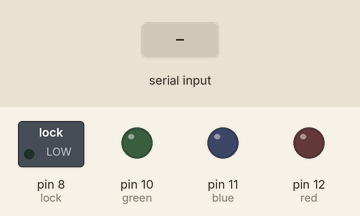
Recording of a sketch running on a simulated Arduino Uno, built with avr-gcc and run on an emulated ATmega328P. Shown: switched loads named in the sketch (green lamp = pin HIGH), output pins drawn as LEDs (lit = HIGH). Inputs (shaded band) come from the test bench.

Above: at 1.2 s.
1.3 s: "1" received over Serial
At 2.1 s:
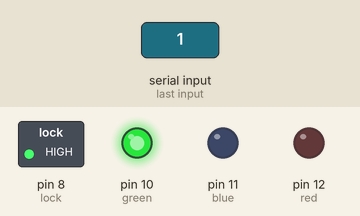
3.8 s: "0" received over Serial
At 4.1 s:
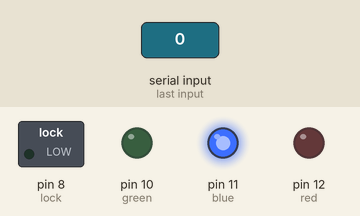
Timing chart, 0 to 6.8 s (numbered marks = the images above; inputs shaded):
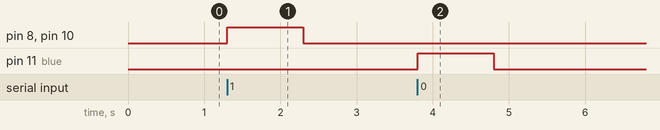

The sketch:

eLock.ino
```cpp
int red = 12;
int blue = 11;
int green = 10;
int lock = 8;

void setup() {
  pinMode(red, OUTPUT);
  pinMode(blue, OUTPUT);
  pinMode(green, OUTPUT);
  pinMode(lock, OUTPUT);

  //Begins the serial connection
  Serial.begin(9600);
}

void loop(){

 if(Serial.available() > 0){
        if (Serial.read() == '1') {
          //unlock
          digitalWrite(green, HIGH);
          digitalWrite(lock, HIGH);
          delay(1000);
          digitalWrite(green, LOW);
          digitalWrite(lock, LOW);
        }
        else
        {
          //lock
          digitalWrite(blue, HIGH);
          delay(1000);
          digitalWrite(blue, LOW);
        }

        Serial.flush();
  }

}
```

Measured:
- after the input at 1.3 s, pin 8 (lock), pin 10 (green): LOW → HIGH at once, → LOW 1.0 s later
- after the input at 3.8 s, pin 11 (blue): LOW → HIGH at once, → LOW 1.0 s later
